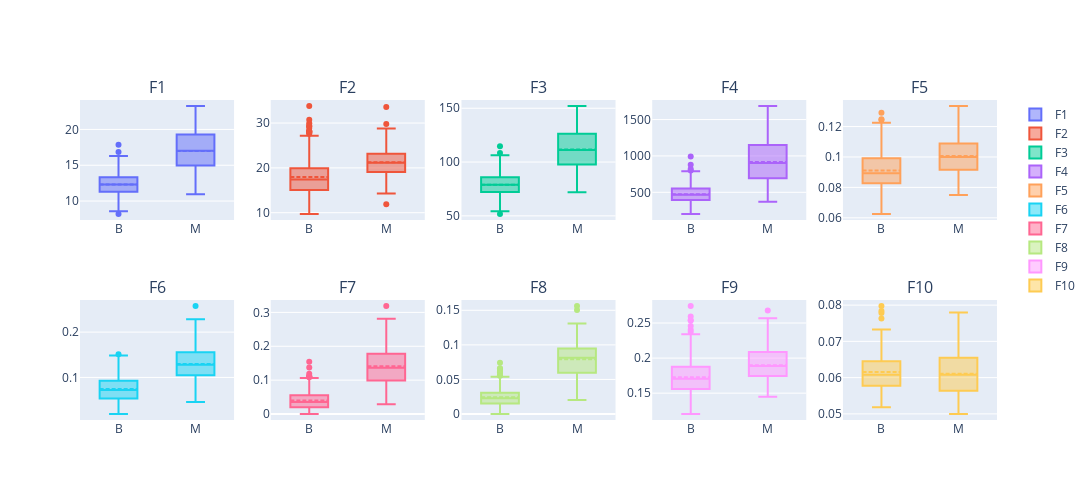

Notebook cell for this chart:
### Code cell
eda.box_subplots(train_df, features=list(sample_df.columns), stratify_var="Diagnosis", columns=5, width=250, height=250, stratify=True)

### Figure 1 — Plotly figure (JSON) as saved in the notebook; plotly's stock layout.template omitted (floating-point values rounded to 4 significant figures; data arrays with more than 128 entries replaced by an {"elided": "..."} marker saying what was removed)
{"data": [{"boxmean": true, "name": "F1", "type": "box", "x": {"elided": "408 str values"}, "xaxis": "x", "y": {"elided": "408 float values"}, "yaxis": "y"}, {"boxmean": true, "name": "F2", "type": "box", "x": {"elided": "408 str values"}, "xaxis": "x2", "y": {"elided": "408 float values"}, "yaxis": "y2"}, {"boxmean": true, "name": "F3", "type": "box", "x": {"elided": "408 str values"}, "xaxis": "x3", "y": {"elided": "408 float values"}, "yaxis": "y3"}, {"boxmean": true, "name": "F4", "type": "box", "x": {"elided": "408 str values"}, "xaxis": "x4", "y": {"elided": "408 float values"}, "yaxis": "y4"}, {"boxmean": true, "name": "F5", "type": "box", "x": {"elided": "408 str values"}, "xaxis": "x5", "y": {"elided": "408 float values"}, "yaxis": "y5"}, {"boxmean": true, "name": "F6", "type": "box", "x": {"elided": "408 str values"}, "xaxis": "x6", "y": {"elided": "408 float values"}, "yaxis": "y6"}, {"boxmean": true, "name": "F7", "type": "box", "x": {"elided": "408 str values"}, "xaxis": "x7", "y": {"elided": "408 float values"}, "yaxis": "y7"}, {"boxmean": true, "name": "F8", "type": "box", "x": {"elided": "408 str values"}, "xaxis": "x8", "y": {"elided": "408 float values"}, "yaxis": "y8"}, {"boxmean": true, "name": "F9", "type": "box", "x": {"elided": "408 str values"}, "xaxis": "x9", "y": {"elided": "408 float values"}, "yaxis": "y9"}, {"boxmean": true, "name": "F10", "type": "box", "x": {"elided": "408 str values"}, "xaxis": "x10", "y": {"elided": "408 float values"}, "yaxis": "y10"}], "layout": {"annotations": [{"font": {"size": 16}, "showarrow": false, "text": "F1", "x": 0.084, "xanchor": "center", "xref": "paper", "y": 1, "yanchor": "bottom", "yref": "paper"}, {"font": {"size": 16}, "showarrow": false, "text": "F2", "x": 0.292, "xanchor": "center", "xref": "paper", "y": 1, "yanchor": "bottom", "yref": "paper"}, {"font": {"size": 16}, "showarrow": false, "text": "F3", "x": 0.5, "xanchor": "center", "xref": "paper", "y": 1, "yanchor": "bottom", "yref": "paper"}, {"font": {"size": 16}, "showarrow": false, "text": "F4", "x": 0.708, "xanchor": "center", "xref": "paper", "y": 1, "yanchor": "bottom", "yref": "paper"}, {"font": {"size": 16}, "showarrow": false, "text": "F5", "x": 0.916, "xanchor": "center", "xref": "paper", "y": 1, "yanchor": "bottom", "yref": "paper"}, {"font": {"size": 16}, "showarrow": false, "text": "F6", "x": 0.084, "xanchor": "center", "xref": "paper", "y": 0.375, "yanchor": "bottom", "yref": "paper"}, {"font": {"size": 16}, "showarrow": false, "text": "F7", "x": 0.292, "xanchor": "center", "xref": "paper", "y": 0.375, "yanchor": "bottom", "yref": "paper"}, {"font": {"size": 16}, "showarrow": false, "text": "F8", "x": 0.5, "xanchor": "center", "xref": "paper", "y": 0.375, "yanchor": "bottom", "yref": "paper"}, {"font": {"size": 16}, "showarrow": false, "text": "F9", "x": 0.708, "xanchor": "center", "xref": "paper", "y": 0.375, "yanchor": "bottom", "yref": "paper"}, {"font": {"size": 16}, "showarrow": false, "text": "F10", "x": 0.916, "xanchor": "center", "xref": "paper", "y": 0.375, "yanchor": "bottom", "yref": "paper"}], "height": 500, "showlegend": true, "width": 1250, "xaxis": {"anchor": "y", "domain": [0, 0.168]}, "xaxis10": {"anchor": "y10", "domain": [0.832, 1]}, "xaxis2": {"anchor": "y2", "domain": [0.208, 0.376]}, "xaxis3": {"anchor": "y3", "domain": [0.416, 0.584]}, "xaxis4": {"anchor": "y4", "domain": [0.624, 0.792]}, "xaxis5": {"anchor": "y5", "domain": [0.832, 1]}, "xaxis6": {"anchor": "y6", "domain": [0, 0.168]}, "xaxis7": {"anchor": "y7", "domain": [0.208, 0.376]}, "xaxis8": {"anchor": "y8", "domain": [0.416, 0.584]}, "xaxis9": {"anchor": "y9", "domain": [0.624, 0.792]}, "yaxis": {"anchor": "x", "domain": [0.625, 1]}, "yaxis10": {"anchor": "x10", "domain": [0, 0.375]}, "yaxis2": {"anchor": "x2", "domain": [0.625, 1]}, "yaxis3": {"anchor": "x3", "domain": [0.625, 1]}, "yaxis4": {"anchor": "x4", "domain": [0.625, 1]}, "yaxis5": {"anchor": "x5", "domain": [0.625, 1]}, "yaxis6": {"anchor": "x6", "domain": [0, 0.375]}, "yaxis7": {"anchor": "x7", "domain": [0, 0.375]}, "yaxis8": {"anchor": "x8", "domain": [0, 0.375]}, "yaxis9": {"anchor": "x9", "domain": [0, 0.375]}}}
